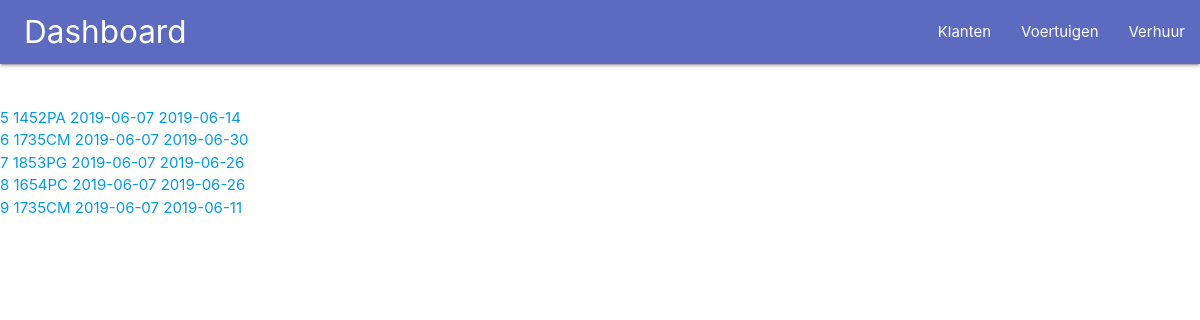
The page /search/resultsverhuur.php on the database its author committed.
### tables this page shows
CREATE TABLE `tbl_verhuren` (
  `huurid` int(255) NOT NULL,
  `voertuigid` int(255) NOT NULL,
  `kentekennummer` varchar(50) NOT NULL,
  `klantid` int(255) NOT NULL,
  `uitgeefdatum` varchar(255) NOT NULL,
  `inleverdatum` varchar(255) NOT NULL,
  `prijs` int(255) NOT NULL,
  `status` varchar(50) NOT NULL
);

### search/resultsverhuur.php (the view, shortened to what this page needs)
<?php
require_once "../config.php";
 ?>
<!DOCTYPE html>
<html lang="en">
<head>
    <link rel="stylesheet" href="../materialize/css/materialize.min.css">
    <link rel="stylesheet" href="../style.css">
</head>
<body>
    <div class="row">
        <div class="navbar-fixed">
            <nav>
                <div class="nav-wrapper indigo lighten-1 custom-nav">
                    <a href="../" class="brand-logo custom-logo">Dashboard</a>
                    <ul class="right hide-on-med-and-down">
                        <li><a href="../klantenregistratie.php">Klanten</a></li>
                        <li><a href="../voertuigenregistratie.php">Voertuigen</a></li>
                        <li><a href="../verhuur.php">Verhuur</a></li>
                    </ul>
                </div>
            </nav>
        </div>
    </div>
    <br>
    <div class="row col 12">
        <?php
$searchterm = mysqli_real_escape_string($link, $_GET['search_verhuur']);
$searchterm = htmlspecialchars($searchterm);
$raw_results = mysqli_query($link,"SELECT * FROM tbl_verhuren WHERE (`huurid` LIKE '%".$searchterm."%') OR (`voertuigid` LIKE '%".$searchterm."%') OR (`klantid` LIKE '%".$searchterm."%') OR (`status` LIKE '%".$searchterm."%')OR (`kentekennummer` LIKE '%".$searchterm."%')") or die(mysqli_error($link));
while($results = mysqli_fetch_array($raw_results)){
                echo "<a>"
                .$results['huurid']
                ," "
               .$results['kentekennummer']
                , " "
                .$results['uitgeefdatum']
                , " "
                .$results['inleverdatum'].
                "</a>";
                echo "<br>";
    }
        ?>
    </div>
</body>
</html>

### style.css (style rules this page uses)
.custom-logo { margin-left: 2%; }

### rows shown on the page
tbl_verhuren: huurid "5", kentekennummer "1452PA", uitgeefdatum "2019-06-07", inleverdatum "2019-06-14"
tbl_verhuren: huurid "6", kentekennummer "1735CM", uitgeefdatum "2019-06-07", inleverdatum "2019-06-30"
tbl_verhuren: huurid "7", kentekennummer "1853PG", uitgeefdatum "2019-06-07", inleverdatum "2019-06-26"
tbl_verhuren: huurid "8", kentekennummer "1654PC", uitgeefdatum "2019-06-07", inleverdatum "2019-06-26"
tbl_verhuren: huurid "9", kentekennummer "1735CM", uitgeefdatum "2019-06-07", inleverdatum "2019-06-11"
